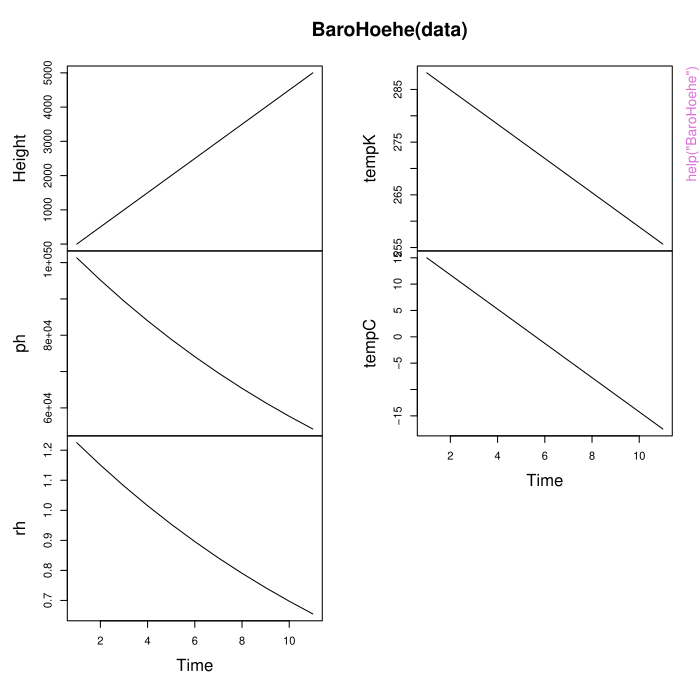

This figure's R source:
pkgname <- "windfarmGA"
source(file.path(R.home("share"), "R", "examples-header.R"))
options(warn = 1)
options(pager = "console")
base::assign(".ExTimings", "windfarmGA-Ex.timings", pos = 'CheckExEnv')
base::cat("name\tuser\tsystem\telapsed\n", file=base::get(".ExTimings", pos = 'CheckExEnv'))
base::assign(".format_ptime",
function(x) {
  if(!is.na(x[4L])) x[1L] <- x[1L] + x[4L]
  if(!is.na(x[5L])) x[2L] <- x[2L] + x[5L]
  options(OutDec = '.')
  format(x[1L:3L], digits = 7L)
},
pos = 'CheckExEnv')

### * </HEADER>
library('windfarmGA')

base::assign(".oldSearch", base::search(), pos = 'CheckExEnv')
cleanEx()
nameEx("BaroHoehe")
### * BaroHoehe

flush(stderr()); flush(stdout())

base::assign(".ptime", proc.time(), pos = "CheckExEnv")
### Name: BaroHoehe
### Title: Calculates Air Density, Air Pressure and Temperature according
###   to the Barometric Height Formula
### Aliases: BaroHoehe

### ** Examples

data <- matrix(seq(0,5000,500));
BaroHoehe(data)
plot.ts(BaroHoehe(data))





base::assign(".dptime", (proc.time() - get(".ptime", pos = "CheckExEnv")), pos = "CheckExEnv")
base::cat("BaroHoehe", base::get(".format_ptime", pos = 'CheckExEnv')(get(".dptime", pos = "CheckExEnv")), "\n", file=base::get(".ExTimings", pos = 'CheckExEnv'), append=TRUE, sep="\t")
cleanEx()
nameEx("GoogleChromePlot")
### * GoogleChromePlot

flush(stderr()); flush(stdout())

base::assign(".ptime", proc.time(), pos = "CheckExEnv")
### Name: GoogleChromePlot
### Title: Plot the Best Results in Google Chrome
### Aliases: GoogleChromePlot

### ** Examples




base::assign(".dptime", (proc.time() - get(".ptime", pos = "CheckExEnv")), pos = "CheckExEnv")
base::cat("GoogleChromePlot", base::get(".format_ptime", pos = 'CheckExEnv')(get(".dptime", pos = "CheckExEnv")), "\n", file=base::get(".ExTimings", pos = 'CheckExEnv'), append=TRUE, sep="\t")
cleanEx()
nameEx("GooglePlot")
### * GooglePlot

flush(stderr()); flush(stdout())

base::assign(".ptime", proc.time(), pos = "CheckExEnv")
### Name: GooglePlot
### Title: Plot the 'best' Results with Google background map
### Aliases: GooglePlot

### ** Examples




base::assign(".dptime", (proc.time() - get(".ptime", pos = "CheckExEnv")), pos = "CheckExEnv")
base::cat("GooglePlot", base::get(".format_ptime", pos = 'CheckExEnv')(get(".dptime", pos = "CheckExEnv")), "\n", file=base::get(".ExTimings", pos = 'CheckExEnv'), append=TRUE, sep="\t")
cleanEx()
nameEx("GridFilter")
### * GridFilter

flush(stderr()); flush(stdout())

base::assign(".ptime", proc.time(), pos = "CheckExEnv")
### Name: GridFilter
### Title: Make a grid from a Polygon
### Aliases: GridFilter

### ** Examples

library(sp)

## Exemplary input Polygon with 2km x 2km:
Polygon1 <- Polygon(rbind(c(0, 0), c(0, 2000),
c(2000, 2000), c(2000, 0)))
Polygon1 <- Polygons(list(Polygon1),1);
Polygon1 <- SpatialPolygons(list(Polygon1))
Projection <- "+proj=laea +lat_0=52 +lon_0=10 +x_0=4321000 +y_0=3210000
+ellps=GRS80 +towgs84=0,0,0,0,0,0,0 +units=m +no_defs"
proj4string(Polygon1) <- CRS(Projection)
plot(Polygon1,axes=TRUE)

## Create a Grid
GridFilter(Polygon1,200,1,TRUE)
GridFilter(Polygon1,200,0.5,TRUE)
GridFilter(Polygon1,400,1,TRUE)
GridFilter(Polygon1,400,0.5,TRUE)


## Examplary irregular input Polygon
Polygon1 <- Polygon(rbind(c(0, 20), c(0, 200),
                          c(2000, 2000), c(3000, 0)))
Polygon1 <- Polygons(list(Polygon1),1);
Polygon1 <- SpatialPolygons(list(Polygon1))
Projection <- "+proj=laea +lat_0=52 +lon_0=10 +x_0=4321000 +y_0=3210000
+ellps=GRS80 +towgs84=0,0,0,0,0,0,0 +units=m +no_defs"
proj4string(Polygon1) <- CRS(Projection)
plot(Polygon1,axes=TRUE)

## Create a Grid
GridFilter(Polygon1,200,1,TRUE)
GridFilter(Polygon1,200,0.5,TRUE)
GridFilter(Polygon1,200,0.1,TRUE)
GridFilter(Polygon1,400,1,TRUE)
GridFilter(Polygon1,400,0.5,TRUE)
GridFilter(Polygon1,400,0.1,TRUE)




base::assign(".dptime", (proc.time() - get(".ptime", pos = "CheckExEnv")), pos = "CheckExEnv")
base::cat("GridFilter", base::get(".format_ptime", pos = 'CheckExEnv')(get(".dptime", pos = "CheckExEnv")), "\n", file=base::get(".ExTimings", pos = 'CheckExEnv'), append=TRUE, sep="\t")
cleanEx()
nameEx("HexaTex")
### * HexaTex

flush(stderr()); flush(stdout())

base::assign(".ptime", proc.time(), pos = "CheckExEnv")
### Name: HexaTex
### Title: Polygon to Hexagonal Grid Tessellation
### Aliases: HexaTex

### ** Examples

library(spatstat)
library(maptools)
library(sp)
Polygon1 <- Polygon(rbind(c(4498482, 2668272), c(4498482, 2669343),
                          c(4499991, 2669343), c(4499991, 2668272)))
Polygon1 <- Polygons(list(Polygon1),1);
Polygon1 <- SpatialPolygons(list(Polygon1))
Projection <- "+proj=laea +lat_0=52 +lon_0=10 +x_0=4321000 +y_0=3210000
+ellps=GRS80 +towgs84=0,0,0,0,0,0,0 +units=m +no_defs"
proj4string(Polygon1) <- CRS(Projection)
plot(Polygon1,axes=TRUE)
HexGrid <- HexaTex(Polygon1, 100, TRUE)
plot(HexGrid[[2]])
str(HexGrid[[1]])




base::assign(".dptime", (proc.time() - get(".ptime", pos = "CheckExEnv")), pos = "CheckExEnv")
base::cat("HexaTex", base::get(".format_ptime", pos = 'CheckExEnv')(get(".dptime", pos = "CheckExEnv")), "\n", file=base::get(".ExTimings", pos = 'CheckExEnv'), append=TRUE, sep="\t")
cleanEx()
nameEx("InfluPoints")
### * InfluPoints

flush(stderr()); flush(stdout())

base::assign(".ptime", proc.time(), pos = "CheckExEnv")
### Name: InfluPoints
### Title: Find potentially influencing turbines
### Aliases: InfluPoints

### ** Examples

library(sp);library(raster)
## Exemplary input Polygon with 2km x 2km:
polYgon <- Polygon(rbind(c(0, 0), c(0, 2000),
c(2000, 2000), c(2000, 0)))
polYgon <- Polygons(list(polYgon),1);
polYgon <- SpatialPolygons(list(polYgon))
Projection <- "+proj=laea +lat_0=52 +lon_0=10 +x_0=4321000 +y_0=3210000
+ellps=GRS80 +towgs84=0,0,0,0,0,0,0 +units=m +no_defs"
proj4string(polYgon) <- CRS(Projection); plot(polYgon,axes=TRUE)

t <- as.matrix(cbind(x=runif(10,0,raster::extent(polYgon)[2]),
     y=runif(10,0,raster::extent(polYgon)[4])))
wnkl=20
dist=100000
dirct=0

resInfluPoi <- InfluPoints(t,wnkl,dist,polYgon,dirct,plotAngles=TRUE)
str(resInfluPoi)




base::assign(".dptime", (proc.time() - get(".ptime", pos = "CheckExEnv")), pos = "CheckExEnv")
base::cat("InfluPoints", base::get(".format_ptime", pos = 'CheckExEnv')(get(".dptime", pos = "CheckExEnv")), "\n", file=base::get(".ExTimings", pos = 'CheckExEnv'), append=TRUE, sep="\t")
cleanEx()
nameEx("PlotWindfarmGA")
### * PlotWindfarmGA

flush(stderr()); flush(stdout())

base::assign(".ptime", proc.time(), pos = "CheckExEnv")
### Name: PlotWindfarmGA
### Title: Plot the results of an optimization run
### Aliases: PlotWindfarmGA

### ** Examples




base::assign(".dptime", (proc.time() - get(".ptime", pos = "CheckExEnv")), pos = "CheckExEnv")
base::cat("PlotWindfarmGA", base::get(".format_ptime", pos = 'CheckExEnv')(get(".dptime", pos = "CheckExEnv")), "\n", file=base::get(".ExTimings", pos = 'CheckExEnv'), append=TRUE, sep="\t")
cleanEx()
nameEx("PointToLine2")
### * PointToLine2

flush(stderr()); flush(stdout())

base::assign(".ptime", proc.time(), pos = "CheckExEnv")
### Name: PointToLine2
### Title: Distances between right triangle points
### Aliases: PointToLine2

### ** Examples

## For further calculations only the distances between B-C and A-C
## and the angle at A will be needed. B represents the current turbine
## and A represents a turbine, that could potentially influence turbine B.
x <- c(100,100); y <- c(500,500);
plot(rbind(x,y),col=c("red","blue"),cex=2,pch=20);
PointToLine2(x,y,TRUE)




base::assign(".dptime", (proc.time() - get(".ptime", pos = "CheckExEnv")), pos = "CheckExEnv")
base::cat("PointToLine2", base::get(".format_ptime", pos = 'CheckExEnv')(get(".dptime", pos = "CheckExEnv")), "\n", file=base::get(".ExTimings", pos = 'CheckExEnv'), append=TRUE, sep="\t")
cleanEx()
nameEx("StartGA")
### * StartGA

flush(stderr()); flush(stdout())

base::assign(".ptime", proc.time(), pos = "CheckExEnv")
### Name: StartGA
### Title: Create a random initial Population
### Aliases: StartGA

### ** Examples

library(sp)
## Exemplary input Polygon with 2km x 2km:
Polygon1 <- Polygon(rbind(c(0, 0), c(0, 2000),
c(2000, 2000), c(2000, 0)))
Polygon1 <- Polygons(list(Polygon1),1);
Polygon1 <- SpatialPolygons(list(Polygon1))
Projection <- "+proj=laea +lat_0=52 +lon_0=10 +x_0=4321000 +y_0=3210000
+ellps=GRS80 +towgs84=0,0,0,0,0,0,0 +units=m +no_defs"
proj4string(Polygon1) <- CRS(Projection)
plot(Polygon1,axes=TRUE)

Grid <- GridFilter(Polygon1,200,1,"TRUE")

## Create 5 individuals with 10 wind turbines each.
firstPop <- StartGA(Grid = Grid[[1]], n = 10, nStart = 5)
str(firstPop)




base::assign(".dptime", (proc.time() - get(".ptime", pos = "CheckExEnv")), pos = "CheckExEnv")
base::cat("StartGA", base::get(".format_ptime", pos = 'CheckExEnv')(get(".dptime", pos = "CheckExEnv")), "\n", file=base::get(".ExTimings", pos = 'CheckExEnv'), append=TRUE, sep="\t")
cleanEx()
nameEx("VekWinkelCalc")
### * VekWinkelCalc

flush(stderr()); flush(stdout())

base::assign(".ptime", proc.time(), pos = "CheckExEnv")
### Name: VekWinkelCalc
### Title: Calculate distances and angles of possibly influencing turbines
### Aliases: VekWinkelCalc

### ** Examples

library(sp);library(raster)

## Exemplary input Polygon with 2km x 2km:
polYgon <- Polygon(rbind(c(0, 0), c(0, 2000), c(2000, 2000), c(2000, 0)))
polYgon <- Polygons(list(polYgon),1);
polYgon <- SpatialPolygons(list(polYgon))
Projection <- "+proj=laea +lat_0=52 +lon_0=10 +x_0=4321000 +y_0=3210000
               +ellps=GRS80 +towgs84=0,0,0,0,0,0,0 +units=m +no_defs"
proj4string(polYgon) <- CRS(Projection); plot(polYgon,axes=TRUE)

## Create a random windfarm with 10 turbines
t <- as.matrix(cbind(x=runif(10,0,raster::extent(polYgon)[2]),
     y=runif(10,0,raster::extent(polYgon)[4])))
wnkl <- 20
distanz <- 100000

## Evaluate and plot for every turbine all other potentially influencing turbines
potInfTur <- list()
for (i in 1:(length(t[,1]))) {
  potInfTur[[i]] <- VekWinkelCalc(t = t, o = i, wkl = wnkl,
                   distanz = distanz, polYgon = polYgon, plotAngles=TRUE);
}
potInfTur




base::assign(".dptime", (proc.time() - get(".ptime", pos = "CheckExEnv")), pos = "CheckExEnv")
base::cat("VekWinkelCalc", base::get(".format_ptime", pos = 'CheckExEnv')(get(".dptime", pos = "CheckExEnv")), "\n", file=base::get(".ExTimings", pos = 'CheckExEnv'), append=TRUE, sep="\t")
cleanEx()
nameEx("WinkelCalc")
### * WinkelCalc

flush(stderr()); flush(stdout())

base::assign(".ptime", proc.time(), pos = "CheckExEnv")
### Name: WinkelCalc
### Title: Calculates Angles between 3 Points
### Aliases: WinkelCalc

### ** Examples

  Aa= as.numeric(cbind(1,1))
  Bb= as.numeric(cbind(10,3))
  Cc= as.numeric(cbind(10,1))
  plot(rbind(Aa,Bb,Cc,Aa), type="b", xlab="x",
       ylab="y", ylim=c(0,4), xlim=c(0,11));
  points(x=Aa[1],y=Aa[2],col="green",pch=20);
  points(x=Bb[1],y=Bb[2],col="red",pch=20);
  points(x=Cc[1],y=Cc[2],col="blue",pch=20)
  Angles <- WinkelCalc(Aa,Bb,Cc); Angles
  text(rbind(Aa,Bb,Cc),labels=round(Angles,2),pos=1)



base::assign(".dptime", (proc.time() - get(".ptime", pos = "CheckExEnv")), pos = "CheckExEnv")
base::cat("WinkelCalc", base::get(".format_ptime", pos = 'CheckExEnv')(get(".dptime", pos = "CheckExEnv")), "\n", file=base::get(".ExTimings", pos = 'CheckExEnv'), append=TRUE, sep="\t")
cleanEx()
nameEx("calculateEn")
### * calculateEn

flush(stderr()); flush(stdout())

base::assign(".ptime", proc.time(), pos = "CheckExEnv")
### Name: calculateEn
### Title: Calculate Energy Outputs of Individuals
### Aliases: calculateEn

### ** Examples

## Not run: 
##D ## Create a random shapefile
##D library(sp)
##D Polygon1 <- Polygon(rbind(c(4498482, 2668272), c(4498482, 2669343),
##D                     c(4499991, 2669343), c(4499991, 2668272)))
##D Polygon1 <- Polygons(list(Polygon1),1);
##D Polygon1 <- SpatialPolygons(list(Polygon1))
##D Projection <- "+proj=laea +lat_0=52 +lon_0=10 +x_0=4321000 +y_0=3210000
##D +ellps=GRS80 +towgs84=0,0,0,0,0,0,0 +units=m +no_defs"
##D proj4string(Polygon1) <- CRS(Projection)
##D plot(Polygon1,axes=TRUE)
##D 
##D ## Initialize a dummy wind speed raster with value 1
##D windraster <-raster::rasterize(Polygon1, raster::raster(
##D                                raster::extent(Polygon1),
##D                                ncol=180, nrow=180),field=1)
##D 
##D ## Create a uniform and unidirectional wind data.frame and plot the
##D ## resulting wind rose
##D data.in <- as.data.frame(cbind(ws=12,wd=0))
##D windrosePlot <- plotWindrose(data = data.in, spd = data.in$ws,
##D                 dir = data.in$wd, dirres=10, spdmax=20)
##D 
##D ## Assign the rotor radius and a factor of the radius for grid spacing.
##D Rotor= 50; fcrR= 3
##D resGrid <- GridFilter(shape = Polygon1,resol = Rotor*fcrR, prop=1,
##D                       plotGrid =TRUE)
##D ## Assign the indexed data frame to new variable. Element 2 of the list
##D ## is the grid, saved as SpatialPolygon.
##D resGrid1 <- resGrid[[1]]
##D 
##D ## Create an initial population with the indexed Grid, 15 turbines and
##D ## 100 individuals.
##D resStartGA <- StartGA(Grid = resGrid1,n = 15,nStart = 100)
##D 
##D ## Calculate the expected energy output of the first individual of the
##D ## population.
##D par(mfrow=c(1,2))
##D plot(Polygon1); points(resStartGA[[1]]$X,resStartGA[[1]]$Y, pch=20,cex=2)
##D plot(resGrid[[2]],add=TRUE)
##D resCalcEn <-calculateEn(sel=resStartGA[[1]],referenceHeight= 50,
##D                    RotorHeight= 50, SurfaceRoughness = 0.14,wnkl = 20,
##D                    distanz = 100000, resol = 200,dirSpeed = data.in,
##D                    RotorR = 50, polygon1 = Polygon1, topograp = FALSE,
##D                    windraster = windraster)
##D length(resCalcEn)
##D str(resCalcEn)
##D resCalcEn <- as.data.frame(resCalcEn)
##D plot(Polygon1, main = resCalcEn$Energy_Output_Red[[1]])
##D points(x = resCalcEn$Bx, y = resCalcEn$By, pch = 20)
##D 
##D 
##D ## Create a variable and multidirectional wind data.frame and plot the
##D ## resulting wind rose
##D data.in10 <- as.data.frame(cbind(ws=runif(10,1,25),wd=runif(10,0,360)))
##D windrosePlot <- plotWindrose(data = data.in10, spd = data.in10$ws,
##D                 dir = data.in10$wd, dirres=10, spdmax=20)
##D 
##D ## Calculate the energy outputs for the first individual with more than one
##D ## wind direction.
##D resCalcEn <-calculateEn(sel=resStartGA[[1]],referenceHeight= 50,
##D                    RotorHeight= 50, SurfaceRoughness = 0.14,wnkl = 20,
##D                    distanz = 100000, resol = 200,dirSpeed = data.in10,
##D                    RotorR = 50, polygon1 = Polygon1, topograp = FALSE,
##D                    windraster = windraster)
##D length(resCalcEn)
##D str(resCalcEn)
##D 
##D ## Take Weibull Paramter Raster from the package. (Only for Austria)
##D plot(Polygon1); points(resStartGA[[1]]$X,resStartGA[[1]]$Y, pch=20,cex=2)
##D plot(resGrid[[2]],add=TRUE)
##D resCalcEn <-calculateEn(sel=resStartGA[[1]], referenceHeight=50,
##D                         RotorHeight= 50, SurfaceRoughness = 0.14,wnkl = 20,
##D                         distanz = 100000, resol = 200,dirSpeed = data.in,
##D                         RotorR = 50, polygon1 = Polygon1, topograp = FALSE,
##D                         windraster = windraster, weibull = TRUE)
##D length(resCalcEn)
##D str(resCalcEn)
##D resCalcEn <- as.data.frame(resCalcEn)
##D plot(Polygon1, main = resCalcEn$Energy_Output_Red[[1]])
##D points(x = resCalcEn$Bx, y = resCalcEn$By, pch = 20)
##D 
##D ## Use your own rasters for the Weibull parameters.
##D araster <- "/..pathto../a_param_raster.tif"
##D kraster <- "/..pathto../k_param_raster.tif"
##D weibullrasters <- list(raster(kraster), raster(araster))
##D plot(Polygon1); points(resStartGA[[1]]$X,resStartGA[[1]]$Y, pch=20,cex=2)
##D plot(resGrid[[2]],add=TRUE)
##D resCalcEn1 <-calculateEn(sel=resStartGA[[1]], referenceHeight= 50,
##D                          RotorHeight= 50, SurfaceRoughness = 0.14,wnkl = 20,
##D                          distanz = 100000, resol = 200,dirSpeed = data.in,
##D                          RotorR = 50, polygon1 = Polygon1, topograp = FALSE,
##D                          windraster = windraster, weibull = TRUE,
##D                          weibullsrc = weibullrasters)
##D length(resCalcEn1)
##D str(resCalcEn1)
##D resCalcEn1 <- as.data.frame(resCalcEn1)
##D plot(Polygon1, main = resCalcEn1$Energy_Output_Red[[1]])
##D points(x = resCalcEn1$Bx, y = resCalcEn1$By, pch = 20)
## End(Not run)



base::assign(".dptime", (proc.time() - get(".ptime", pos = "CheckExEnv")), pos = "CheckExEnv")
base::cat("calculateEn", base::get(".format_ptime", pos = 'CheckExEnv')(get(".dptime", pos = "CheckExEnv")), "\n", file=base::get(".ExTimings", pos = 'CheckExEnv'), append=TRUE, sep="\t")
cleanEx()
nameEx("crossover1")
### * crossover1

flush(stderr()); flush(stdout())

base::assign(".ptime", proc.time(), pos = "CheckExEnv")
### Name: crossover1
### Title: Crossover Method
### Aliases: crossover1

### ** Examples

 ## Create two random parents with an index and random binary values
 Parents <- data.frame(cbind(ID=1:20,bin=sample(c(0,1),20,replace=TRUE,
                         prob = c(70,30)),bin.1=sample(c(0,1),20,
                         replace=TRUE,prob = c(30,70))))
 Parents

 ## Create random Fitness values for both individuals
 FitParents <- data.frame(cbind(ID=1,Fitness=1000,Fitness.1=20))
 FitParents

 ## Assign both values to a list
 CrossSampl <- list(Parents,FitParents);
 str(CrossSampl)

 ## Cross their data at equal locations with 2 crossover parts
 crossover1(CrossSampl, u=1.1, uplimit=300, crossPart = "EQU")

 ## with 3 crossover parts and equal locations
 crossover1(CrossSampl, u=2.5, uplimit=300, crossPart = "EQU")

 ## or with random locations and 5 crossover parts
 crossover1(CrossSampl, u=4.9, uplimit=300, crossPart = "RAN")





base::assign(".dptime", (proc.time() - get(".ptime", pos = "CheckExEnv")), pos = "CheckExEnv")
base::cat("crossover1", base::get(".format_ptime", pos = 'CheckExEnv')(get(".dptime", pos = "CheckExEnv")), "\n", file=base::get(".ExTimings", pos = 'CheckExEnv'), append=TRUE, sep="\t")
cleanEx()
nameEx("euc.dist")
### * euc.dist

flush(stderr()); flush(stdout())

base::assign(".ptime", proc.time(), pos = "CheckExEnv")
### Name: euc.dist
### Title: Euclidian Distance between two Points
### Aliases: euc.dist

### ** Examples

x=c(200,100)
y=c(1000,2000)
euc.dist(x,y)




base::assign(".dptime", (proc.time() - get(".ptime", pos = "CheckExEnv")), pos = "CheckExEnv")
base::cat("euc.dist", base::get(".format_ptime", pos = 'CheckExEnv')(get(".dptime", pos = "CheckExEnv")), "\n", file=base::get(".ExTimings", pos = 'CheckExEnv'), append=TRUE, sep="\t")
cleanEx()
nameEx("fitness")
### * fitness

flush(stderr()); flush(stdout())

base::assign(".ptime", proc.time(), pos = "CheckExEnv")
### Name: fitness
### Title: Evaluate the Individual Fitness values
### Aliases: fitness

### ** Examples





base::assign(".dptime", (proc.time() - get(".ptime", pos = "CheckExEnv")), pos = "CheckExEnv")
base::cat("fitness", base::get(".format_ptime", pos = 'CheckExEnv')(get(".dptime", pos = "CheckExEnv")), "\n", file=base::get(".ExTimings", pos = 'CheckExEnv'), append=TRUE, sep="\t")
cleanEx()
nameEx("genAlgo")
### * genAlgo

flush(stderr()); flush(stdout())

base::assign(".ptime", proc.time(), pos = "CheckExEnv")
### Name: genAlgo
### Title: Start The Genetic Algorithm for a wind Farm Layout
### Aliases: genAlgo

### ** Examples




base::assign(".dptime", (proc.time() - get(".ptime", pos = "CheckExEnv")), pos = "CheckExEnv")
base::cat("genAlgo", base::get(".format_ptime", pos = 'CheckExEnv')(get(".dptime", pos = "CheckExEnv")), "\n", file=base::get(".ExTimings", pos = 'CheckExEnv'), append=TRUE, sep="\t")
cleanEx()
nameEx("getRects")
### * getRects

flush(stderr()); flush(stdout())

base::assign(".ptime", proc.time(), pos = "CheckExEnv")
### Name: getRects
### Title: Get the Grid-IDs from binary matrix
### Aliases: getRects

### ** Examples




base::assign(".dptime", (proc.time() - get(".ptime", pos = "CheckExEnv")), pos = "CheckExEnv")
base::cat("getRects", base::get(".format_ptime", pos = 'CheckExEnv')(get(".dptime", pos = "CheckExEnv")), "\n", file=base::get(".ExTimings", pos = 'CheckExEnv'), append=TRUE, sep="\t")
cleanEx()
nameEx("heatmapGA")
### * heatmapGA

flush(stderr()); flush(stdout())

base::assign(".ptime", proc.time(), pos = "CheckExEnv")
### Name: heatmapGA
### Title: Plot heatmap of fit grid cells
### Aliases: heatmapGA

### ** Examples




base::assign(".dptime", (proc.time() - get(".ptime", pos = "CheckExEnv")), pos = "CheckExEnv")
base::cat("heatmapGA", base::get(".format_ptime", pos = 'CheckExEnv')(get(".dptime", pos = "CheckExEnv")), "\n", file=base::get(".ExTimings", pos = 'CheckExEnv'), append=TRUE, sep="\t")
cleanEx()
nameEx("leafPlot")
### * leafPlot

flush(stderr()); flush(stdout())

base::assign(".ptime", proc.time(), pos = "CheckExEnv")
### Name: leafPlot
### Title: Leaflet Plot of a Wind Park
### Aliases: leafPlot

### ** Examples




base::assign(".dptime", (proc.time() - get(".ptime", pos = "CheckExEnv")), pos = "CheckExEnv")
base::cat("leafPlot", base::get(".format_ptime", pos = 'CheckExEnv')(get(".dptime", pos = "CheckExEnv")), "\n", file=base::get(".ExTimings", pos = 'CheckExEnv'), append=TRUE, sep="\t")
cleanEx()
nameEx("mutation")
### * mutation

flush(stderr()); flush(stdout())

base::assign(".ptime", proc.time(), pos = "CheckExEnv")
### Name: mutation
### Title: Mutation Method
### Aliases: mutation

### ** Examples

## Create 4 random individuals with binary values
a <- cbind(bin=sample(c(0,1),20,replace=TRUE,prob = c(70,30)),
        bin.1=sample(c(0,1),20,replace=TRUE,prob = c(30,70)),
        bin.2=sample(c(0,1),20,replace=TRUE,prob = c(30,70)),
        bin.3=sample(c(0,1),20,replace=TRUE,prob = c(30,70)))
a

## Mutate the individuals with a low percentage
aMut <- mutation(a,0.1)
## Check which values are not like the originals
a==aMut

## Mutate the individuals with a high percentage
aMut <- mutation(a,0.4)
## Check which values are not like the originals
a==aMut




base::assign(".dptime", (proc.time() - get(".ptime", pos = "CheckExEnv")), pos = "CheckExEnv")
base::cat("mutation", base::get(".format_ptime", pos = 'CheckExEnv')(get(".dptime", pos = "CheckExEnv")), "\n", file=base::get(".ExTimings", pos = 'CheckExEnv'), append=TRUE, sep="\t")
cleanEx()
nameEx("plotCloud")
### * plotCloud

flush(stderr()); flush(stdout())

base::assign(".ptime", proc.time(), pos = "CheckExEnv")
### Name: plotCloud
### Title: Plot outputs of all generations with standard deviations
### Aliases: plotCloud

### ** Examples




base::assign(".dptime", (proc.time() - get(".ptime", pos = "CheckExEnv")), pos = "CheckExEnv")
base::cat("plotCloud", base::get(".format_ptime", pos = 'CheckExEnv')(get(".dptime", pos = "CheckExEnv")), "\n", file=base::get(".ExTimings", pos = 'CheckExEnv'), append=TRUE, sep="\t")
cleanEx()
nameEx("plotEvolution")
### * plotEvolution

flush(stderr()); flush(stdout())

base::assign(".ptime", proc.time(), pos = "CheckExEnv")
### Name: plotEvolution
### Title: Plot the evolution of fitness values
### Aliases: plotEvolution

### ** Examples




base::assign(".dptime", (proc.time() - get(".ptime", pos = "CheckExEnv")), pos = "CheckExEnv")
base::cat("plotEvolution", base::get(".format_ptime", pos = 'CheckExEnv')(get(".dptime", pos = "CheckExEnv")), "\n", file=base::get(".ExTimings", pos = 'CheckExEnv'), append=TRUE, sep="\t")
cleanEx()
nameEx("plotResult")
### * plotResult

flush(stderr()); flush(stdout())

base::assign(".ptime", proc.time(), pos = "CheckExEnv")
### Name: plotResult
### Title: Plot the best Results
### Aliases: plotResult

### ** Examples




base::assign(".dptime", (proc.time() - get(".ptime", pos = "CheckExEnv")), pos = "CheckExEnv")
base::cat("plotResult", base::get(".format_ptime", pos = 'CheckExEnv')(get(".dptime", pos = "CheckExEnv")), "\n", file=base::get(".ExTimings", pos = 'CheckExEnv'), append=TRUE, sep="\t")
cleanEx()
nameEx("plotWindrose")
### * plotWindrose

flush(stderr()); flush(stdout())

base::assign(".ptime", proc.time(), pos = "CheckExEnv")
### Name: plotWindrose
### Title: Plot a Windrose
### Aliases: plotWindrose

### ** Examples

## Exemplary Input Wind speed and direction data frame
# Uniform wind speed and single wind direction
data.in <- as.data.frame(cbind(ws=12,wd=0))
windrosePlot <- plotWindrose(data = data.in, spd = data.in$ws,
   dir = data.in$wd)

# Random wind speeds and random wind directions
data.in <- as.data.frame(cbind(ws=sample(1:25,10),wd=sample(1:260,10)))
windrosePlot <- plotWindrose(data = data.in, spd = data.in$ws,
   dir = data.in$wd)




base::assign(".dptime", (proc.time() - get(".ptime", pos = "CheckExEnv")), pos = "CheckExEnv")
base::cat("plotWindrose", base::get(".format_ptime", pos = 'CheckExEnv')(get(".dptime", pos = "CheckExEnv")), "\n", file=base::get(".ExTimings", pos = 'CheckExEnv'), append=TRUE, sep="\t")
cleanEx()
nameEx("plotbeorwor")
### * plotbeorwor

flush(stderr()); flush(stdout())

base::assign(".ptime", proc.time(), pos = "CheckExEnv")
### Name: plotbeorwor
### Title: Plot if previous population was better or worse
### Aliases: plotbeorwor

### ** Examples




base::assign(".dptime", (proc.time() - get(".ptime", pos = "CheckExEnv")), pos = "CheckExEnv")
base::cat("plotbeorwor", base::get(".format_ptime", pos = 'CheckExEnv')(get(".dptime", pos = "CheckExEnv")), "\n", file=base::get(".ExTimings", pos = 'CheckExEnv'), append=TRUE, sep="\t")
cleanEx()
nameEx("plotfitnessevolution")
### * plotfitnessevolution

flush(stderr()); flush(stdout())

base::assign(".ptime", proc.time(), pos = "CheckExEnv")
### Name: plotfitnessevolution
### Title: Plot the changes of min/mean/max fitness values
### Aliases: plotfitnessevolution

### ** Examples




base::assign(".dptime", (proc.time() - get(".ptime", pos = "CheckExEnv")), pos = "CheckExEnv")
base::cat("plotfitnessevolution", base::get(".format_ptime", pos = 'CheckExEnv')(get(".dptime", pos = "CheckExEnv")), "\n", file=base::get(".ExTimings", pos = 'CheckExEnv'), append=TRUE, sep="\t")
cleanEx()
nameEx("plotparkfitness")
### * plotparkfitness

flush(stderr()); flush(stdout())

base::assign(".ptime", proc.time(), pos = "CheckExEnv")
### Name: plotparkfitness
### Title: Plot the genetic algorithm results
### Aliases: plotparkfitness

### ** Examples




base::assign(".dptime", (proc.time() - get(".ptime", pos = "CheckExEnv")), pos = "CheckExEnv")
base::cat("plotparkfitness", base::get(".format_ptime", pos = 'CheckExEnv')(get(".dptime", pos = "CheckExEnv")), "\n", file=base::get(".ExTimings", pos = 'CheckExEnv'), append=TRUE, sep="\t")
cleanEx()
nameEx("readinteger")
### * readinteger

flush(stderr()); flush(stdout())

base::assign(".ptime", proc.time(), pos = "CheckExEnv")
### Name: readinteger
### Title: Check Input Crossover Method
### Aliases: readinteger

### ** Examples





base::assign(".dptime", (proc.time() - get(".ptime", pos = "CheckExEnv")), pos = "CheckExEnv")
base::cat("readinteger", base::get(".format_ptime", pos = 'CheckExEnv')(get(".dptime", pos = "CheckExEnv")), "\n", file=base::get(".ExTimings", pos = 'CheckExEnv'), append=TRUE, sep="\t")
cleanEx()
nameEx("readintegerSel")
### * readintegerSel

flush(stderr()); flush(stdout())

base::assign(".ptime", proc.time(), pos = "CheckExEnv")
### Name: readintegerSel
### Title: Check Input Selection Method
### Aliases: readintegerSel

### ** Examples




base::assign(".dptime", (proc.time() - get(".ptime", pos = "CheckExEnv")), pos = "CheckExEnv")
base::cat("readintegerSel", base::get(".format_ptime", pos = 'CheckExEnv')(get(".dptime", pos = "CheckExEnv")), "\n", file=base::get(".ExTimings", pos = 'CheckExEnv'), append=TRUE, sep="\t")
cleanEx()
nameEx("selection1")
### * selection1

flush(stderr()); flush(stdout())

base::assign(".ptime", proc.time(), pos = "CheckExEnv")
### Name: selection1
### Title: Selection Method
### Aliases: selection1

### ** Examples

## Not run: 
##D ## Create a random rectangular shapefile
##D library(sp)
##D Polygon1 <- Polygon(rbind(c(0, 0), c(0, 2000), c(2000, 2000), c(2000, 0)))
##D Polygon1 <- Polygons(list(Polygon1),1);
##D Polygon1 <- SpatialPolygons(list(Polygon1))
##D Projection <- "+proj=laea +lat_0=52 +lon_0=10 +x_0=4321000 +y_0=3210000
##D +ellps=GRS80 +towgs84=0,0,0,0,0,0,0 +units=m +no_defs"
##D proj4string(Polygon1) <- CRS(Projection)
##D plot(Polygon1,axes=TRUE)
##D 
##D ## Calculate a Grid and an indexed data.frame with coordinates and grid cell Ids.
##D Grid1 <- GridFilter(shape = Polygon1,resol = 200,prop = 1);
##D Grid <- Grid1[[1]]
##D AmountGrids <- nrow(Grid)
##D 
##D startsel <- StartGA(Grid,10,20);
##D wind <- as.data.frame(cbind(ws=12,wd=0))
##D fit <- fitness(selection = startsel,referenceHeight = 100, RotorHeight=100,
##D                SurfaceRoughness=0.3,Polygon = Polygon1, resol1 = 200,rot=20, dirspeed = wind,
##D                srtm_crop="",topograp=FALSE,cclRaster="")
##D allparks <- do.call("rbind",fit);
##D 
##D ## SELECTION
##D ## print the amount of Individuals selected. Check if the amount of Turbines is as requested.
##D selec6best <- selection1(fit, Grid,2, T, 6, "VAR");
##D selec6best <- selection1(fit, Grid,2, T, 6, "FIX");
##D selec6best <- selection1(fit, Grid,4, F, 6, "FIX");
##D str(selec6best)
##D 
## End(Not run)



base::assign(".dptime", (proc.time() - get(".ptime", pos = "CheckExEnv")), pos = "CheckExEnv")
base::cat("selection1", base::get(".format_ptime", pos = 'CheckExEnv')(get(".dptime", pos = "CheckExEnv")), "\n", file=base::get(".ExTimings", pos = 'CheckExEnv'), append=TRUE, sep="\t")
cleanEx()
nameEx("splitAt")
### * splitAt

flush(stderr()); flush(stdout())

base::assign(".ptime", proc.time(), pos = "CheckExEnv")
### Name: splitAt
### Title: Divide matrices or integer at certain locations
### Aliases: splitAt

### ** Examples

splitAt(1:100,20)
splitAt(as.matrix(1:100),20)




base::assign(".dptime", (proc.time() - get(".ptime", pos = "CheckExEnv")), pos = "CheckExEnv")
base::cat("splitAt", base::get(".format_ptime", pos = 'CheckExEnv')(get(".dptime", pos = "CheckExEnv")), "\n", file=base::get(".ExTimings", pos = 'CheckExEnv'), append=TRUE, sep="\t")
cleanEx()
nameEx("tess2SPdf")
### * tess2SPdf

flush(stderr()); flush(stdout())

base::assign(".ptime", proc.time(), pos = "CheckExEnv")
### Name: tess2SPdf
### Title: Create a Tesselation from a Polygon
### Aliases: tess2SPdf

### ** Examples

library(spatstat)
library(maptools)
library(sp)
Polygon1 <- Polygon(rbind(c(4498482, 2668272), c(4498482, 2669343),
                          c(4499991, 2669343), c(4499991, 2668272)))
Polygon1 <- Polygons(list(Polygon1),1);
Polygon1 <- SpatialPolygons(list(Polygon1))
Projection <- "+proj=laea +lat_0=52 +lon_0=10 +x_0=4321000 +y_0=3210000
+ellps=GRS80 +towgs84=0,0,0,0,0,0,0 +units=m +no_defs"
proj4string(Polygon1) <- CRS(Projection)
plot(Polygon1,axes=TRUE)
## Create a hexagonal Tesselation
HexaGrid <- spatstat::hextess(maptools::as.owin.SpatialPolygons(Polygon1),s = 100)
plot(HexaGrid)
HexaGrid
## Convert the Tesselation to SpatialPolygons
Hex2spdf <- tess2SPdf(HexaGrid)
plot(Hex2spdf)
Hex2spdf




base::assign(".dptime", (proc.time() - get(".ptime", pos = "CheckExEnv")), pos = "CheckExEnv")
base::cat("tess2SPdf", base::get(".format_ptime", pos = 'CheckExEnv')(get(".dptime", pos = "CheckExEnv")), "\n", file=base::get(".ExTimings", pos = 'CheckExEnv'), append=TRUE, sep="\t")
cleanEx()
nameEx("trimton")
### * trimton

flush(stderr()); flush(stdout())

base::assign(".ptime", proc.time(), pos = "CheckExEnv")
### Name: trimton
### Title: Adjust the amount of turbines per windfarm
### Aliases: trimton

### ** Examples




base::assign(".dptime", (proc.time() - get(".ptime", pos = "CheckExEnv")), pos = "CheckExEnv")
base::cat("trimton", base::get(".format_ptime", pos = 'CheckExEnv')(get(".dptime", pos = "CheckExEnv")), "\n", file=base::get(".ExTimings", pos = 'CheckExEnv'), append=TRUE, sep="\t")
cleanEx()
nameEx("windfarmGA")
### * windfarmGA

flush(stderr()); flush(stdout())

base::assign(".ptime", proc.time(), pos = "CheckExEnv")
### Name: windfarmGA
### Title: Controls the given inputs and initiates an Optimization run
### Aliases: windfarmGA

### ** Examples




base::assign(".dptime", (proc.time() - get(".ptime", pos = "CheckExEnv")), pos = "CheckExEnv")
base::cat("windfarmGA", base::get(".format_ptime", pos = 'CheckExEnv')(get(".dptime", pos = "CheckExEnv")), "\n", file=base::get(".ExTimings", pos = 'CheckExEnv'), append=TRUE, sep="\t")
### * <FOOTER>
###
options(digits = 7L)
base::cat("Time elapsed: ", proc.time() - base::get("ptime", pos = 'CheckExEnv'),"\n")
grDevices::dev.off()
###
### Local variables: ***
### mode: outline-minor ***
### outline-regexp: "\\(> \\)?### [*]+" ***
### End: ***
quit('no')
